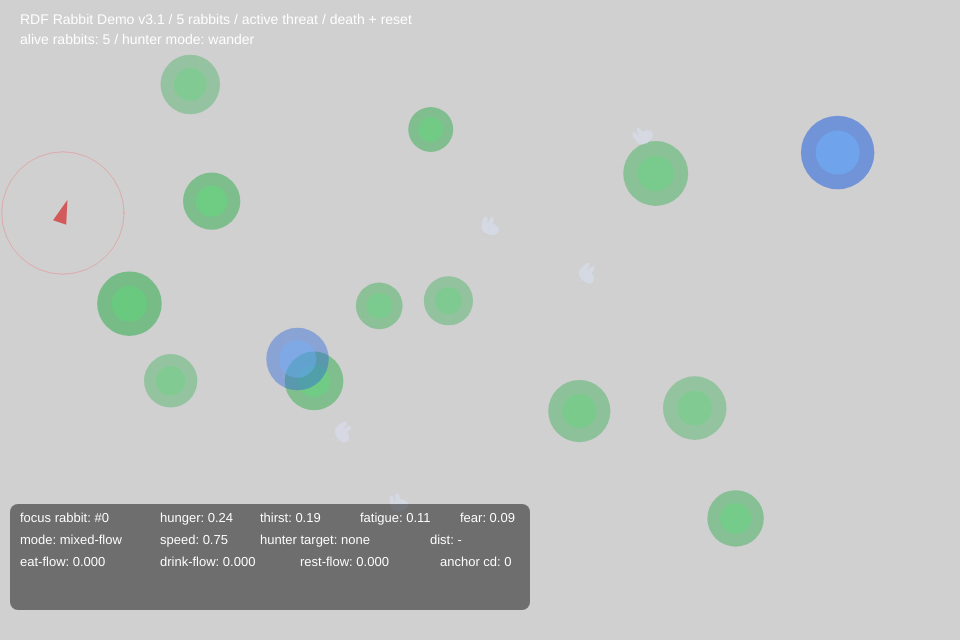
Frame 1 (no input)
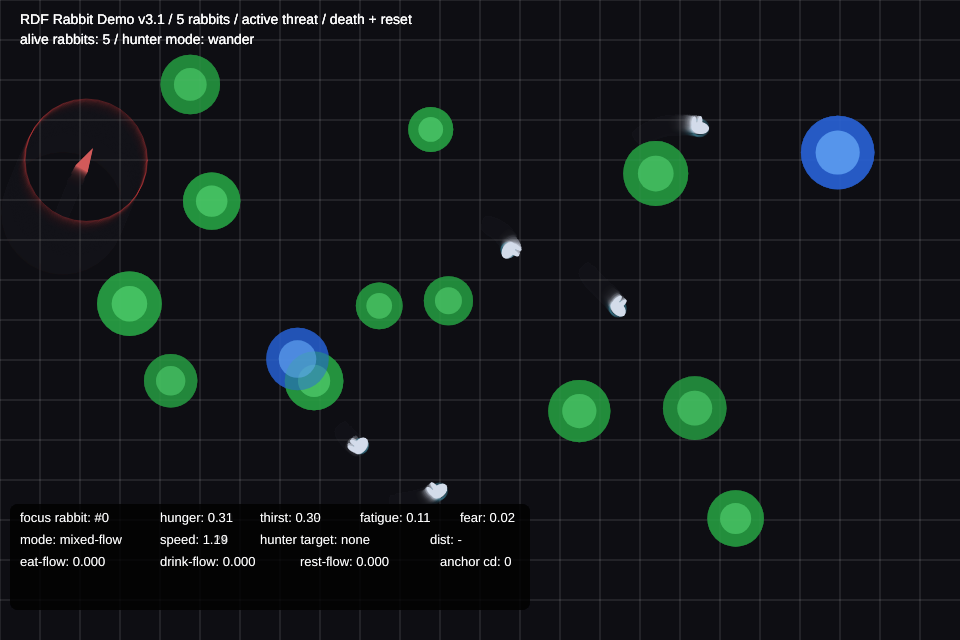
Frame 60 (no input)
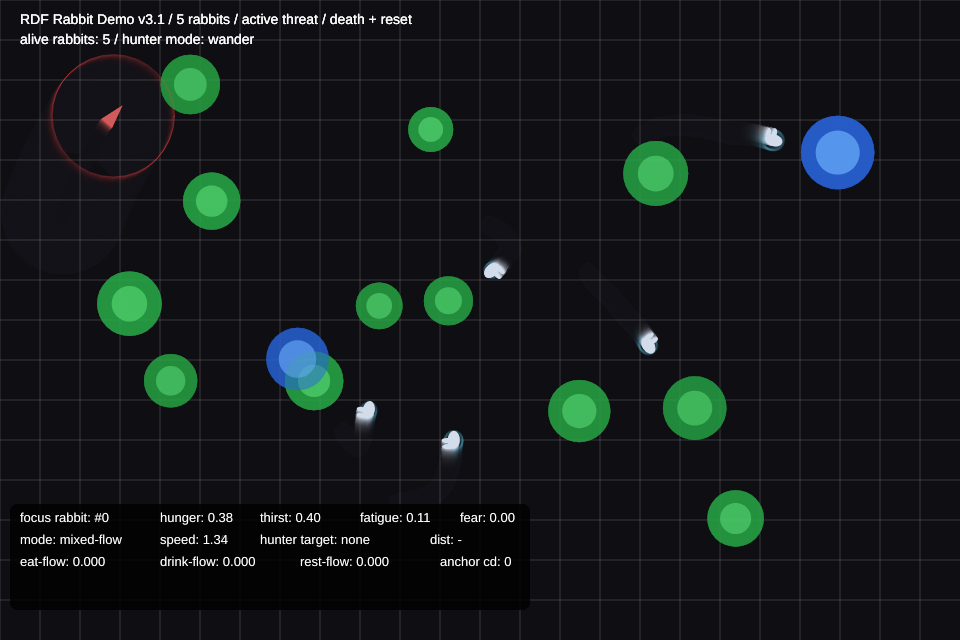
Frame 120 (the mouse pressed at the canvas centre since frame 60)

The p5.js sketch that drew these frames (run headless with seeded random() and noise() and a simulated clock; from frame 60 on, the mouse is pressed at the canvas centre):

// p5.js sketch
// ── sketch.js
/*
RDF Rabbit Demo v3.1 : Active Threat + 5 Rabbits + Reset
*/

let rabbits = [];
let grassPatches = [];
let waterSources = [];
let hunter;
let resetTimer = 0;

const NUM_RABBITS = 5;
const NUM_GRASS = 12;
const NUM_WATER = 2;

function setup() {
  createCanvas(960, 640);
  initWorld();
}

function initWorld() {
  grassPatches = []; waterSources = []; rabbits = []; resetTimer = 0;

  for (let i = 0; i < NUM_GRASS; i++) {
    grassPatches.push(new GrassPatch(random(70, width - 70), random(70, height - 70)));
  }
  for (let i = 0; i < NUM_WATER; i++) {
    waterSources.push(new WaterSource(random(120, width - 120), random(120, height - 120)));
  }
  for (let i = 0; i < NUM_RABBITS; i++) {
    rabbits.push(new Rabbit(random(width * 0.2, width * 0.8), random(height * 0.2, height * 0.8), i));
  }
  hunter = new ActiveThreat(random(width), random(height));
}

function draw() {
  background(18, 20, 24, 50);
  drawGrid();
  for (const g of grassPatches) { g.update(); g.show(); }
  for (const w of waterSources) { w.update(); w.show(); }
  const aliveRabbits = rabbits.filter(r => r.alive);
  hunter.update(aliveRabbits);
  hunter.show();
  for (const rabbit of rabbits) { rabbit.update(hunter); rabbit.show(); }
  drawUI(aliveRabbits.length);
  if (aliveRabbits.length === 0) {
    resetTimer++;
    drawResetOverlay();
    if (resetTimer > 90) initWorld();
  }
}

function drawGrid() {
  stroke(255, 255, 255, 10); strokeWeight(1);
  for (let x = 0; x < width; x += 40) line(x, 0, x, height);
  for (let y = 0; y < height; y += 40) line(0, y, width, y);
}

function drawUI(aliveCount) {
  noStroke(); fill(255); textSize(14);
  text('RDF Rabbit Demo v3.1 / 5 rabbits / active threat / death + reset', 20, 24);
  text(`alive rabbits: ${aliveCount} / hunter mode: ${hunter.mode}`, 20, 44);
  const focus = rabbits.find(r => r.alive) || rabbits[0];
  const x = 20, y = height - 118;
  fill(0, 0, 0, 120); rect(x - 10, y - 18, 520, 106, 8);
  fill(255); textSize(13);
  text(`focus rabbit: #${focus.id} ${focus.alive ? '' : '(dead)'}`, x, y);
  text(`hunger: ${focus.hunger.toFixed(2)}`, x + 140, y);
  text(`thirst: ${focus.thirst.toFixed(2)}`, x + 240, y);
  text(`fatigue: ${focus.fatigue.toFixed(2)}`, x + 340, y);
  text(`fear: ${focus.fear.toFixed(2)}`, x + 440, y);
  text(`mode: ${focus.label()}`, x, y + 22);
  text(`speed: ${focus.vel.mag().toFixed(2)}`, x + 140, y + 22);
  text(`hunter target: ${hunter.target ? '#' + hunter.target.id : 'none'}`, x + 240, y + 22);
  text(`dist: ${hunter.target ? p5.Vector.dist(hunter.pos, hunter.target.pos).toFixed(1) : '-'}`, x + 410, y + 22);
  text(`eat-flow: ${focus.intakeFood.toFixed(3)}`, x, y + 44);
  text(`drink-flow: ${focus.intakeWater.toFixed(3)}`, x + 140, y + 44);
  text(`rest-flow: ${focus.restFlux.toFixed(3)}`, x + 280, y + 44);
  text(`anchor cd: ${focus.anchorCooldown}`, x + 420, y + 44);
}

function drawResetOverlay() {
  fill(0, 0, 0, 140); rect(0, 0, width, height);
  fill(255); textAlign(CENTER, CENTER); textSize(28);
  text('All rabbits dead - resetting...', width / 2, height / 2);
  textAlign(LEFT, BASELINE);
}

class GrassPatch {
  constructor(x, y) {
    this.pos = createVector(x, y); this.radius = random(22, 36);
    this.nutrition = random(0.55, 1.0); this.cover = random(0.35, 1.0);
    this.stopEase = random(0.45, 1.0); this.growRate = random(0.0008, 0.0018);
  }
  update() { this.nutrition = min(1.0, this.nutrition + this.growRate); }
  consume(amount) { const eaten = min(this.nutrition, amount); this.nutrition -= eaten; return eaten; }
  show() {
    noStroke();
    const alpha = map(this.nutrition, 0, 1, 22, 140);
    fill(40, 170, 70, alpha); circle(this.pos.x, this.pos.y, this.radius * 2);
    fill(90, 220, 120, alpha * 0.9); circle(this.pos.x, this.pos.y, this.radius * 1.1);
  }
}

class WaterSource {
  constructor(x, y) {
    this.pos = createVector(x, y); this.radius = random(28, 42);
    this.hydration = random(0.85, 1.0); this.available = random(0.6, 1.0);
    this.stopEase = random(0.4, 0.8); this.recoverRate = random(0.0008, 0.0014);
  }
  update() { this.available = min(1.0, this.available + this.recoverRate); }
  drink(amount) { const drank = min(this.available, amount); this.available -= drank; return drank; }
  show() {
    noStroke();
    const alpha = map(this.available, 0, 1, 40, 150);
    fill(40, 100, 220, alpha); circle(this.pos.x, this.pos.y, this.radius * 2);
    fill(110, 180, 255, alpha * 0.95); circle(this.pos.x, this.pos.y, this.radius * 1.2);
  }
}

class ActiveThreat {
  constructor(x, y) {
    this.pos = createVector(x, y); this.vel = p5.Vector.random2D().mult(0.9);
    this.acc = createVector(0, 0); this.radius = 18; this.mode = 'wander';
    this.detectRange = 230; this.soundRange = 260; this.killRange = 12;
    this.memory = 0; this.lastSeen = null; this.target = null;
  }

  canSee(rabbit) {
    if (!rabbit || !rabbit.alive) return false;
    const d = p5.Vector.dist(this.pos, rabbit.pos);
    if (d > this.detectRange) return false;
    for (const g of grassPatches) {
      if (distancePointToSegment(g.pos, this.pos, rabbit.pos) < g.radius * 0.9) return false;
    }
    return true;
  }

  chooseTarget(rabbits) {
    let best = null, bestD = Infinity;
    for (const rabbit of rabbits) {
      if (!rabbit.alive) continue;
      const d = p5.Vector.dist(this.pos, rabbit.pos);
      if (this.canSee(rabbit) && d < bestD) { best = rabbit; bestD = d; }
    }
    return best;
  }

  update(rabbits) {
    this.acc.mult(0);
    const visibleTarget = this.chooseTarget(rabbits);
    if (visibleTarget) { this.target = visibleTarget; this.mode = 'chase'; this.memory = 85; this.lastSeen = visibleTarget.pos.copy(); }
    else if (this.memory > 0 && this.lastSeen) { this.mode = 'search'; this.memory--; if (this.target && !this.target.alive) this.target = null; }
    else { this.mode = 'wander'; this.lastSeen = null; this.target = null; }

    if (this.mode === 'chase' && this.target && this.target.alive) {
      this.acc.add(p5.Vector.sub(this.target.pos, this.pos).normalize().mult(0.18));
    } else if (this.mode === 'search' && this.lastSeen) {
      const dir = p5.Vector.sub(this.lastSeen, this.pos);
      if (dir.mag() > 5) this.acc.add(dir.normalize().mult(0.1));
      if (random() < 0.04) this.acc.add(p5.Vector.random2D().mult(0.08));
    } else {
      if (random() < 0.06) this.acc.add(p5.Vector.random2D().mult(0.12));
    }

    this.vel.add(this.acc);
    this.vel.limit(this.mode === 'chase' ? 2.5 : this.mode === 'search' ? 1.8 : 1.2);
    this.pos.add(this.vel);
    wrapPosition(this.pos);

    if (this.target && this.target.alive && p5.Vector.dist(this.pos, this.target.pos) < this.killRange) {
      this.target.die(); this.mode = 'wander'; this.target = null; this.lastSeen = null; this.memory = 0;
    }
  }

  show() {
    noFill(); stroke(255, 70, 70, this.mode === 'chase' ? 130 : 70);
    circle(this.pos.x, this.pos.y, this.radius * 6.8);
    push(); translate(this.pos.x, this.pos.y); noStroke();
    fill(this.mode === 'chase' ? color(255, 80, 80) : color(210, 90, 90));
    rotate(this.vel.heading()); triangle(14, 0, -10, -7, -10, 7); pop();
  }
}

class Rabbit {
  constructor(x, y, id) {
    this.id = id; this.alive = true;
    this.pos = createVector(x, y); this.vel = p5.Vector.random2D().mult(0.8);
    this.acc = createVector(0, 0); this.M = 0.935; this.H = 0;
    this.hunger = random(0.2, 0.35); this.thirst = random(0.18, 0.32);
    this.fatigue = random(0.08, 0.16); this.fear = random(0.04, 0.1);
    this.noiseScale = 0.05;
    this.intakeFood = 0; this.intakeWater = 0; this.restFlux = 0;
    this.isAnchored = false; this.anchorType = null; this.anchorTarget = null; this.anchorCooldown = 0;
    this.lastForces = { food: createVector(0,0), water: createVector(0,0), cover: createVector(0,0), danger: createVector(0,0), cost: createVector(0,0) };
  }

  die() { this.alive = false; this.isAnchored = false; this.vel.set(0,0); this.acc.set(0,0); }

  label() {
    if (!this.alive) return 'dead';
    if (this.isAnchored && this.anchorType === 'grass') return 'anchored-grass';
    if (this.isAnchored && this.anchorType === 'water') return 'anchored-water';
    if (this.fear > 0.58) return 'escape-bias';
    if (this.thirst > 0.62) return 'water-bias';
    if (this.fatigue > 0.62) return 'rest-bias';
    if (this.hunger > 0.62) return 'food-bias';
    return 'mixed-flow';
  }

  update(hunter) {
    if (!this.alive) return;
    this.acc.mult(0); this.intakeFood = 0; this.intakeWater = 0; this.restFlux = 0;
    if (this.anchorCooldown > 0) this.anchorCooldown--;
    this.updateNeeds();

    if (this.isAnchored) {
      this.senseDangerOnly(hunter); this.applyAnchoredFlows();
      if (this.fear > 0.42) this.clearAnchor(35);
      return;
    }

    const field = this.buildGradientField(hunter);
    this.lastForces = field;
    const inertialFlow = p5.Vector.mult(this.vel, this.M);
    let total = createVector(0,0);
    total.add(field.food); total.add(field.water); total.add(field.cover);
    total.add(field.cost); total.add(field.danger);

    const error = p5.Vector.sub(total, inertialFlow).mag();
    this.H += error * 0.012 + this.fatigue * 0.0015; this.H *= 0.988;
    total.add(p5.Vector.random2D().mult(this.noiseScale + this.H * 0.03));
    this.vel.add(total); this.vel.limit(this.computeMaxSpeed());
    this.pos.add(this.vel); wrapPosition(this.pos);
    this.resolveLocalInteractions(); this.tryAnchorPhase();
  }

  updateNeeds() {
    this.hunger = constrain(this.hunger + 0.0012, 0, 1);
    this.thirst = constrain(this.thirst + 0.0018, 0, 1);
    this.fear *= 0.97;
    const thirstExcess = max(0, this.thirst - 0.48);
    const hungerExcess = max(0, this.hunger - 0.54);
    const fatigueExcess = max(0, this.fatigue - 0.60);
    this.H += thirstExcess * thirstExcess * 0.12;
    this.H += hungerExcess * hungerExcess * 0.08;
    this.H += fatigueExcess * fatigueExcess * 0.05;
    const speed = this.vel.mag();
    const sprintExcess = max(0, speed - 1.35);
    this.fatigue = constrain(this.fatigue + sprintExcess * sprintExcess * 0.0032, 0, 1);
    if (!this.isAnchored && speed < 0.4) this.fatigue = max(0, this.fatigue - 0.0018);
  }

  senseDangerOnly(hunter) {
    const d = max(p5.Vector.dist(this.pos, hunter.pos), 1);
    if (d < hunter.soundRange) this.fear = min(1, this.fear + 0.0025);
    if (hunter.canSee(this) && d < hunter.detectRange) this.fear = min(1, this.fear + 0.012);
  }

  buildGradientField(hunter) {
    let F_food = createVector(0,0), F_water = createVector(0,0);
    let F_cover = createVector(0,0), F_danger = createVector(0,0), F_cost = createVector(0,0);
    const thirstUrgency = max(0, this.thirst - 0.45) * 1.8;

    for (const g of grassPatches) {
      const to = p5.Vector.sub(g.pos, this.pos);
      const dRaw = to.mag(), dEff = max(dRaw, g.radius * 0.7);
      const dir = to.copy().normalize();
      const foodPull = this.hunger * g.nutrition * (1.0 - min(0.55, thirstUrgency * 0.28)) / dEff;
      const coverPull = (this.fear * 1.6) * g.cover / dEff;
      const restPull = this.fatigue * g.stopEase / dEff;
      if (dRaw < 240) F_food.add(p5.Vector.mult(dir, foodPull));
      if (dRaw < 210) F_cover.add(p5.Vector.mult(dir, coverPull + restPull));
    }

    for (const w of waterSources) {
      const to = p5.Vector.sub(w.pos, this.pos);
      const dRaw = to.mag(), dEff = max(dRaw, w.radius * 0.7);
      const dir = to.copy().normalize();
      const waterPull = this.thirst * w.hydration * w.available * 3.2 / dEff;
      const restPull = this.fatigue * w.stopEase * 0.4 / dEff;
      if (dRaw < 280) F_water.add(p5.Vector.mult(dir, waterPull));
      if (dRaw < 220) F_cover.add(p5.Vector.mult(dir, restPull));
    }

    const d = max(p5.Vector.dist(this.pos, hunter.pos), 1);
    const away = p5.Vector.sub(this.pos, hunter.pos).normalize();
    if (d < hunter.soundRange) { F_danger.add(p5.Vector.mult(away, (0.15 + this.fear) * 0.8 / d)); this.fear = min(1, this.fear + 0.0018); }
    if (hunter.canSee(this) && d < hunter.detectRange) { F_danger.add(p5.Vector.mult(away, (0.35 + this.fear) * 2.8 / d)); this.fear = min(1, this.fear + 0.0075); }

    const wallMargin = 38;
    if (this.pos.x < wallMargin) F_cost.add(createVector(0.02, 0));
    if (this.pos.x > width - wallMargin) F_cost.add(createVector(-0.02, 0));
    if (this.pos.y < wallMargin) F_cost.add(createVector(0, 0.02));
    if (this.pos.y > height - wallMargin) F_cost.add(createVector(0, -0.02));

    return { food: F_food, water: F_water, cover: F_cover, danger: F_danger, cost: F_cost };
  }

  computeMaxSpeed() {
    return map(this.fear, 0, 1, 1.4, 4.0) * map(this.fatigue, 0, 1, 1.0, 0.56);
  }

  resolveLocalInteractions() {
    for (const g of grassPatches) {
      const d = p5.Vector.dist(this.pos, g.pos);
      const overlap = max(0, 1 - d / (g.radius * 0.95));
      const calmness = (1 - this.fear) * max(0, 1 - this.vel.mag() / 1.25);
      const intake = overlap * calmness;
      if (intake > 0) {
        this.intakeFood = max(this.intakeFood, intake * g.nutrition * 0.010);
        this.restFlux = max(this.restFlux, intake * g.stopEase * 0.004);
        this.vel.mult(1.0 - overlap * 0.16);
      }
    }
    for (const w of waterSources) {
      const d = p5.Vector.dist(this.pos, w.pos);
      const overlap = max(0, 1 - d / (w.radius * 0.95));
      const calmness = (1 - this.fear) * max(0, 1 - this.vel.mag() / 1.35);
      const intake = overlap * calmness;
      if (intake > 0) {
        this.intakeWater = max(this.intakeWater, intake * w.hydration * w.available * 0.012);
        this.restFlux = max(this.restFlux, intake * w.stopEase * 0.003);
        this.vel.mult(1.0 - overlap * 0.14);
      }
    }
    this.applyIntakeFlows();
  }

  applyIntakeFlows() {
    if (this.intakeFood > 0) {
      let remaining = this.intakeFood;
      for (const g of grassPatches) {
        const d = p5.Vector.dist(this.pos, g.pos);
        if (d < g.radius * 0.95 && remaining > 0) {
          const eaten = g.consume(min(remaining, 0.010));
          this.hunger = max(0, this.hunger - eaten * 0.9); remaining -= eaten;
        }
      }
    }
    if (this.intakeWater > 0) {
      let remaining = this.intakeWater;
      for (const w of waterSources) {
        const d = p5.Vector.dist(this.pos, w.pos);
        if (d < w.radius * 0.95 && remaining > 0) {
          const drank = w.drink(min(remaining, 0.012));
          this.thirst = max(0, this.thirst - drank * 1.3); remaining -= drank;
        }
      }
    }
    if (this.restFlux > 0) this.fatigue = max(0, this.fatigue - this.restFlux);
  }

  tryAnchorPhase() {
    if (this.anchorCooldown > 0 || this.isAnchored || !this.alive) return false;
    for (const g of grassPatches) {
      const overlap = max(0, 1 - p5.Vector.dist(this.pos, g.pos) / (g.radius * 0.95));
      if (overlap > 0.72 && this.fear < 0.28 && (this.hunger > 0.45 || this.fatigue > 0.42) && g.nutrition > 0.18) {
        this.isAnchored = true; this.anchorType = 'grass'; this.anchorTarget = g; return true;
      }
    }
    for (const w of waterSources) {
      const overlap = max(0, 1 - p5.Vector.dist(this.pos, w.pos) / (w.radius * 0.95));
      if (overlap > 0.72 && this.fear < 0.32 && this.thirst > 0.38 && w.available > 0.15) {
        this.isAnchored = true; this.anchorType = 'water'; this.anchorTarget = w; return true;
      }
    }
    return false;
  }

  applyAnchoredFlows() {
    if (!this.alive) return;
    this.vel.set(0,0); this.acc.set(0,0);
    this.intakeFood = 0; this.intakeWater = 0; this.restFlux = 0;
    if (!this.anchorTarget) { this.clearAnchor(10); return; }

    if (this.anchorType === 'grass') {
      const g = this.anchorTarget;
      const overlap = max(0, 1 - p5.Vector.dist(this.pos, g.pos) / (g.radius * 0.95));
      const intake = overlap * (1 - this.fear);
      this.intakeFood = intake * g.nutrition * 0.012;
      this.restFlux = intake * g.stopEase * 0.006;
      const eaten = g.consume(min(this.intakeFood, 0.012));
      this.hunger = max(0, this.hunger - eaten * 0.9);
      this.fatigue = max(0, this.fatigue - this.restFlux);
      if (this.fear > 0.42 || g.nutrition < 0.08 || this.thirst > 0.68 || this.hunger < 0.16 || this.fatigue < 0.22 || this.H > 1.2) {
        this.releaseFromPatch(g, 70);
      }
      return;
    }

    if (this.anchorType === 'water') {
      const w = this.anchorTarget;
      const overlap = max(0, 1 - p5.Vector.dist(this.pos, w.pos) / (w.radius * 0.95));
      const intake = overlap * (1 - this.fear);
      this.intakeWater = intake * w.hydration * w.available * 0.015;
      this.restFlux = intake * w.stopEase * 0.004;
      const drank = w.drink(min(this.intakeWater, 0.015));
      this.thirst = max(0, this.thirst - drank * 1.3);
      this.fatigue = max(0, this.fatigue - this.restFlux);
      if (this.fear > 0.42 || w.available < 0.07 || this.thirst < 0.22 || this.H > 1.2) {
        this.releaseFromPatch(w, 70);
      }
      return;
    }
  }

  releaseFromPatch(patch, cooldown) {
    const away = p5.Vector.sub(this.pos, patch.pos);
    if (away.mag() < 0.001) away.set(random(-1,1), random(-1,1));
    this.vel = away.normalize().copy().mult(1.8); this.H *= 0.35;
    wrapPosition(this.pos); this.clearAnchor(cooldown);
  }

  clearAnchor(cooldown) {
    this.isAnchored = false; this.anchorType = null; this.anchorTarget = null; this.anchorCooldown = cooldown;
  }

  show() {
    if (!this.alive) {
      push(); translate(this.pos.x, this.pos.y); stroke(120);
      line(-8,-8,8,8); line(-8,8,8,-8); pop(); return;
    }
    drawVector(this.pos, this.lastForces.food, color(80, 220, 120), 180);
    drawVector(this.pos, this.lastForces.water, color(160, 120, 255), 180);
    drawVector(this.pos, this.lastForces.cover, color(80, 220, 255), 180);
    drawVector(this.pos, this.lastForces.danger, color(255, 80, 80), 230);
    push(); translate(this.pos.x, this.pos.y);
    noFill(); stroke(100, 220, 255, map(this.H, 0, 3, 20, 150, true)); circle(0, 0, 12 + this.H * 10);
    if (this.isAnchored) { stroke(255, 255, 180, 160); noFill(); circle(0, 0, 24); }
    noStroke();
    fill(lerpColor(color(210, 220, 235), color(255, 180, 140), this.fear));
    rotate(this.vel.heading()); ellipse(0, 0, 18, 12); ellipse(-7, -5, 5, 12); ellipse(-1, -6, 5, 12);
    pop();
  }
}

function distancePointToSegment(p, a, b) {
  const ab = p5.Vector.sub(b, a), ap = p5.Vector.sub(p, a);
  const abLenSq = ab.magSq();
  if (abLenSq === 0) return p5.Vector.dist(p, a);
  let t = constrain(ap.dot(ab) / abLenSq, 0, 1);
  return p5.Vector.dist(p, p5.Vector.add(a, p5.Vector.mult(ab, t)));
}

function drawVector(origin, vec, col, scale = 220) {
  const v = p5.Vector.mult(vec, scale);
  stroke(col); strokeWeight(2);
  line(origin.x, origin.y, origin.x + v.x, origin.y + v.y);
}

function wrapPosition(pos) {
  if (pos.x < 0) pos.x = width; if (pos.x > width) pos.x = 0;
  if (pos.y < 0) pos.y = height; if (pos.y > height) pos.y = 0;
}
